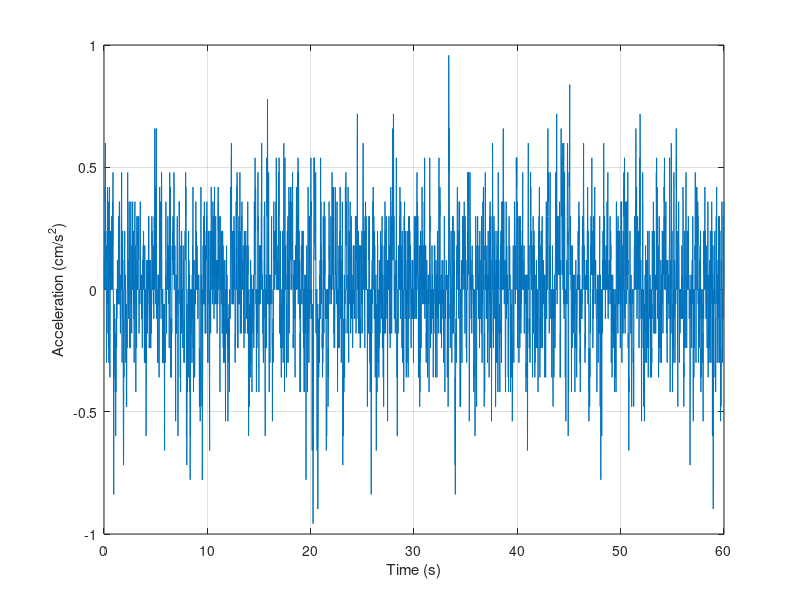

Source code (MATLAB):
[d,s,r] = xlsread('steady_accel_x_60s.csv');
t = d(:,1)/100;
v = d(:,2);
figure(1)
plot(t, v);
grid
xlabel('Time (s)')
ylabel('Acceleration (cm/s^2)')